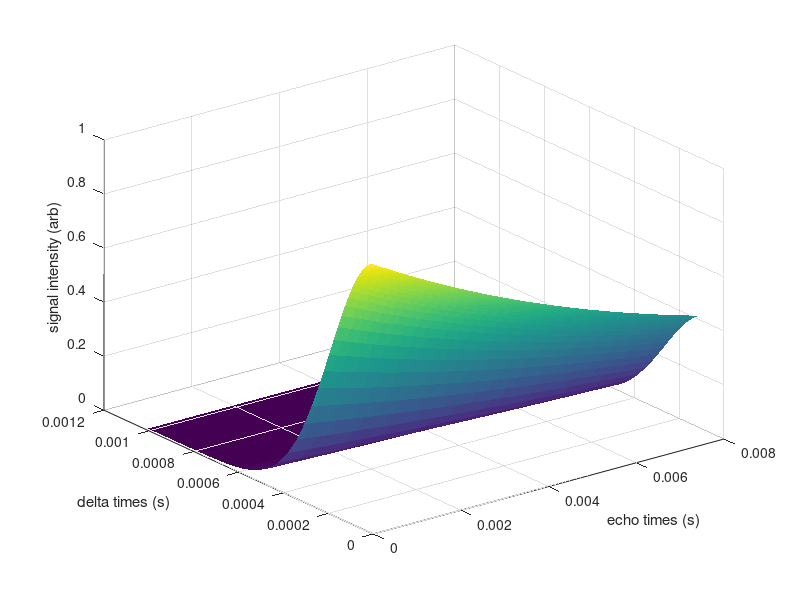

Write MATLAB code to recreate this figure.
% Make synthetic data based on T2-D parameters
% 9 Feb 2015, TKM

clear
close all
clc

%%% User input values here

nEchoes = 128;
tEcho = 60e-6; %s
DELTA = 10e-3; %s
T2 = 10e-3; %s
D = 3e-11; %m^2 s^-1
deltaMin = 15e-6; %s
deltaMax = 1015e-6; %s
n2DPts = 41;
GM = 1016; %MHz m-1 (gradient)

%%% calculated values
gamma = 2.675222005e8; %s-1 T-1
gammaM = 42.57748; %MHz T-1
G = GM/gammaM; %T m-1

%%% make echo and delta vectors, multiply

echoVector = tEcho:tEcho:tEcho*nEchoes;
deltaVector = logspace(log10(deltaMin),log10(deltaMax),n2DPts);

s = exp(-gamma^2*G^2*D.*deltaVector.^2.*(DELTA+deltaVector./3));
echoAttenuation = exp(-echoVector./T2);

data = s'*echoAttenuation;

%%% plot results in surface plot
figure(1)
surf(echoVector,deltaVector,data)
shading flat
xlabel('echo times (s)')
ylabel('delta times (s)')
zlabel('signal intensity (arb)')





